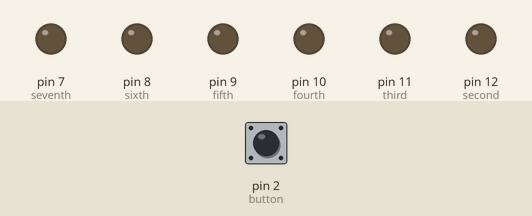
The sketch below on a simulated Arduino Uno, built with avr-gcc and run on an emulated ATmega328P. Shown: output pins drawn as LEDs (lit = HIGH). The test bench sets the inputs (shaded band); at power-on: pin 2 (button) HIGH. Random numbers use the default seed unless the sketch sets one; pins used as bus, display or sensor lines are not drawn.

Above: at 1.2 s.
1.3 s: pin 2 (button) pulled LOW for 0.15 s
At 2.7 s:
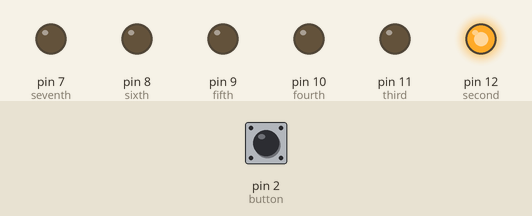
3.0 s: pin 2 (button) pulled LOW for 1 s
At 5.0 s:
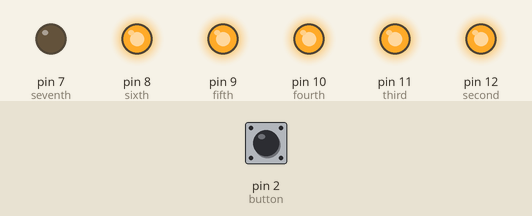
5.5 s: pin 2 (button) pulled LOW for 0.15 s
At 6.1 s:
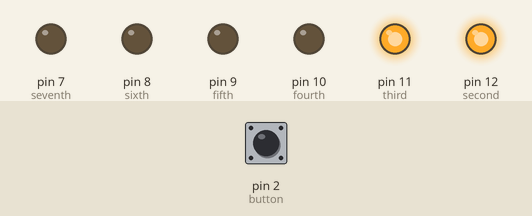
7.2 s: pin 2 (button) pulled LOW for 3.2 s
At 8.1 s:
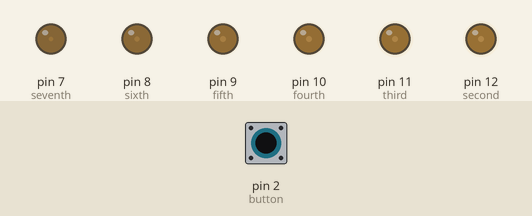
11.9 s: pin 2 (button) pulled LOW for 1 s
At 14.2 s:
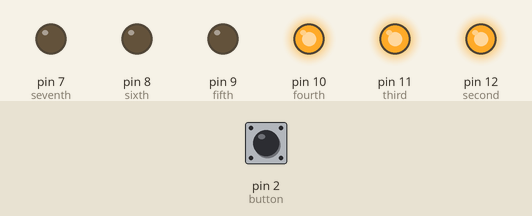
14.9 s: pin 2 (button) pulled LOW for 0.15 s
At 15.6 s:
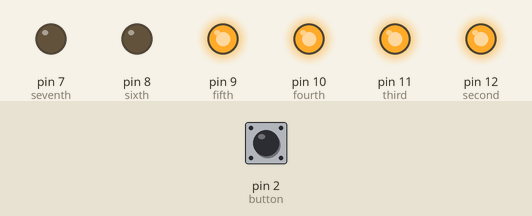
Timing chart, 0 to 17.6 s (numbered marks = the images above; inputs shaded):
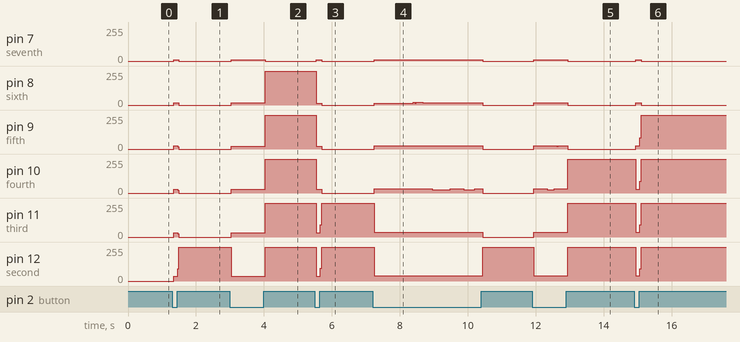

The sketch:

Dice_Simulator.ino
```cpp
/*
 Arduino Dice :)
 This example shows how to simulate throwing a dice with 6 LEDs
 By Esther van der Stappen
 */

// 6 consecutive digital pins for the LEDs
int first = 13;
int second = 12;
int third = 11;
int fourth = 10;
int fifth = 9;
int sixth = 8;
int seventh = 7;
int myLeds[7] = {13, 12, 11, 10, 9, 8, 7};

// pin for the button switch
int button = 2;
// value to check state of button switch
int pressed;

void setup() {
  // set all LED pins to OUTPUT
//  pinMode(myLeds[0],OUTPUT);
//  pinMode(myLeds[1],OUTPUT);
//  pinMode(myLeds[2],OUTPUT);
//  pinMode(myLeds[3],OUTPUT);
//  pinMode(myLeds[4],OUTPUT);
//  pinMode(myLeds[5],OUTPUT);
  for(int i = 0; i < 7; i++){
    pinMode(myLeds[i],OUTPUT);
  }
  // set buttin pin to INPUT
  pinMode(button,INPUT);
  digitalWrite(button, HIGH);
}

void loop() {
  // if button is pressed - throw the dice
  pressed = digitalRead(button);

  if (pressed == LOW) {
    // remove previous number to LOW
//    digitalWrite(myLeds[0], LOW);
//    digitalWrite(myLeds[1], LOW);
//    digitalWrite(myLeds[2], LOW);
//    digitalWrite(myLeds[3], LOW);
//    digitalWrite(myLeds[4], LOW);
//    digitalWrite(myLeds[5], LOW);
    for(int i = 0; i < 7; i++){
      digitalWrite(myLeds[i], LOW);
    }
    // get a random number in the range [1,6]
    int randomNum = random(1,8);
    //write IF statements to light up the lights
    digitalWrite(first, HIGH);
    if (randomNum >= 2){
      digitalWrite(second,HIGH);
    }
    if (randomNum >= 3){
      digitalWrite(third, HIGH);
    }
    if (randomNum >= 4){
      digitalWrite(fourth, HIGH);
    }
    if (randomNum >= 5){
      digitalWrite(fifth, HIGH);
    }
    if (randomNum >= 6){
      digitalWrite(sixth, HIGH);
      }
    if (randomNum >= 7){
      digitalWrite(seventh, HIGH);
      }
    }

}
```

Measured:
- after the input at 1.3 s, pin 7 (seventh): 0/255 → 9/255 at once, → 0/255 0.16 s later; pin 8 (sixth): 0/255 → 16/255 at once, → 0/255 0.16 s later; pin 9 (fifth): 0/255 → 23/255 at once, → 0/255 0.12 s later; pin 10 (fourth): 0/255 → 28/255 at once, → 0/255 0.12 s later; pin 11 (third): 0/255 → 32/255 at once, → 0/255 0.12 s later
- after the input at 3.0 s, pin 7 (seventh): 0/255 → 8/255 at once, → 0/255 1.0 s later; pin 8 (sixth): 0/255 → 17/255 at once, → 255/255 1.0 s later; pin 9 (fifth): 0/255 → 22/255 at once, → 255/255 1.0 s later; pin 10 (fourth): 0/255 → 29/255 at once, → 255/255 1.0 s later; pin 11 (third): 0/255 → 33/255 at once, → 255/255 1.0 s later
- after the input at 5.5 s, pin 7 (seventh): 0/255 → 8/255 at once, → 0/255 0.16 s later; pin 8 (sixth): 255/255 → 15/255 at once, → 0/255 0.16 s later; pin 9 (fifth): 255/255 → 22/255 at once, → 0/255 0.16 s later; pin 10 (fourth): 255/255 → 28/255 at once, → 0/255 0.16 s later; pin 11 (third): 255/255 → 32/255 at once, → 255/255 0.12 s later
- after the input at 7.2 s, pin 7 (seventh): 0/255 → 8/255 at once, → 0/255 3.2 s later; pin 8 (sixth): 0/255 → 15/255 at once, → 22/255 1.2 s later, → 16/255 0.28 s later, → 0/255 1.8 s later
- after the input at 11.9 s, pin 7 (seventh): 0/255 → 10/255 at once, → 0/255 1.0 s later; pin 8 (sixth): 0/255 → 18/255 at once, → 0/255 1.0 s later
- after the input at 14.9 s, pin 7 (seventh): 0/255 → 10/255 at once, → 0/255 0.16 s later; pin 8 (sixth): 0/255 → 18/255 at once, → 0/255 0.16 s later; pin 9 (fifth): 0/255 → 24/255 at once, → 255/255 0.12 s later; pin 10 (fourth): 255/255 → 29/255 at once, → 255/255 0.12 s later; pin 11 (third): 255/255 → 35/255 at once, → 255/255 0.12 s later
